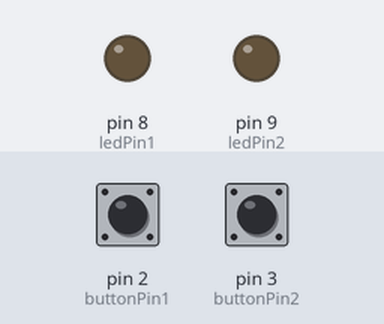
Recording of a sketch running on a simulated Arduino Uno, built with avr-gcc and run on an emulated ATmega328P. On the bench: output pins drawn as LEDs (lit = HIGH). The inputs (shaded band) are chosen by the test bench; at power-on: pin 2 (buttonPin1) LOW, pin 3 (buttonPin2) LOW.

Above: at 1.2 s.
1.3 s: pin 2 (buttonPin1) pulled HIGH for 0.15 s
At 2.5 s:
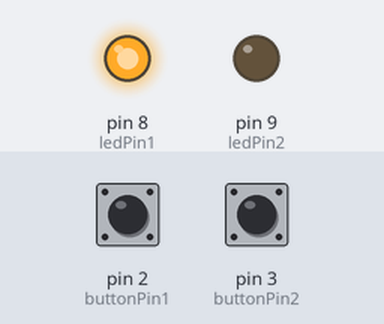
2.9 s: pin 3 (buttonPin2) pulled HIGH for 0.15 s
At 3.7 s:
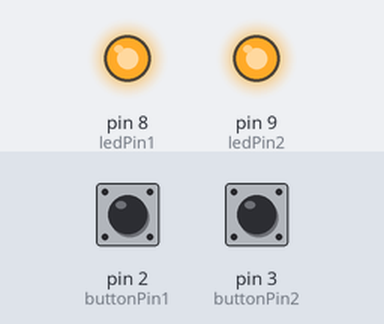
4.5 s: pin 2 (buttonPin1) pulled HIGH for 1 s
At 4.9 s:
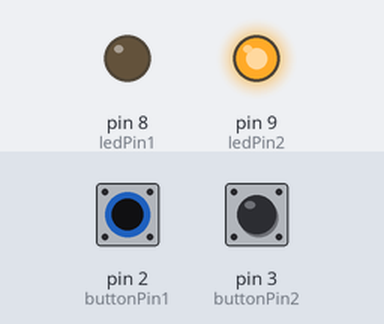
7.0 s: pin 2 (buttonPin1) pulled HIGH for 3.2 s
At 8.0 s:
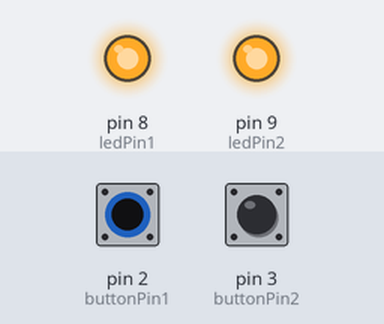
11.7 s: pin 3 (buttonPin2) pulled HIGH for 1 s
At 12.8 s:
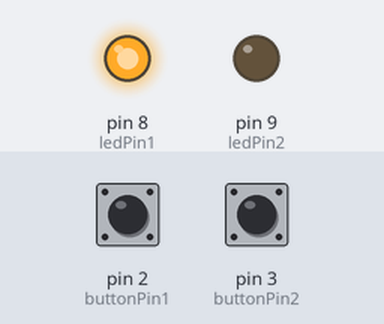
Timing chart, 0 to 14.7 s (numbered marks = the images above; inputs shaded):
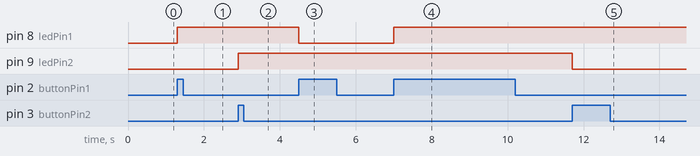

Measured:
- after the input at 1.3 s, pin 8 (ledPin1): LOW → HIGH at once
- after the input at 2.9 s, pin 9 (ledPin2): LOW → HIGH at once
- after the input at 4.5 s, pin 8 (ledPin1): HIGH → LOW at once
- after the input at 7.0 s, pin 8 (ledPin1): LOW → HIGH at once
- after the input at 11.7 s, pin 9 (ledPin2): HIGH → LOW at once

The sketch:

Day-5.ino
```cpp
const int buttonPin1 = 2;
const int buttonPin2 = 3;
const int ledPin1 = 8;
const int ledPin2 = 9;

bool buttonState1 = false;
bool lastButtonState1 = false;
bool buttonState2 = false;
bool lastButtonState2 = false;
bool ledState1 = false;
bool ledState2 = false;

void setup() {
  // put your setup code here, to run once:
  pinMode(buttonPin1, INPUT);
  pinMode(buttonPin2, INPUT);
  pinMode(ledPin1, OUTPUT);
  pinMode(ledPin2, OUTPUT);
}

void loop() {
  // put your main code here, to run repeatedly:
  buttonState1 = digitalRead(buttonPin1);
  if (buttonState1 != lastButtonState1) {
    if (buttonState1 == true) {
      ledState1 = !ledState1;
      digitalWrite(ledPin1, ledState1);
    }
    delay(50);  // Debounce delay
  }
  lastButtonState1 = buttonState1;

  buttonState2 = digitalRead(buttonPin2);
  if (buttonState2 != lastButtonState2) {
    if (buttonState2 == true) {
      ledState2 = !ledState2;
      digitalWrite(ledPin2, ledState2);
    }
    delay(50);  // Debounce delay
  }
  lastButtonState2 = buttonState2;
}
```
